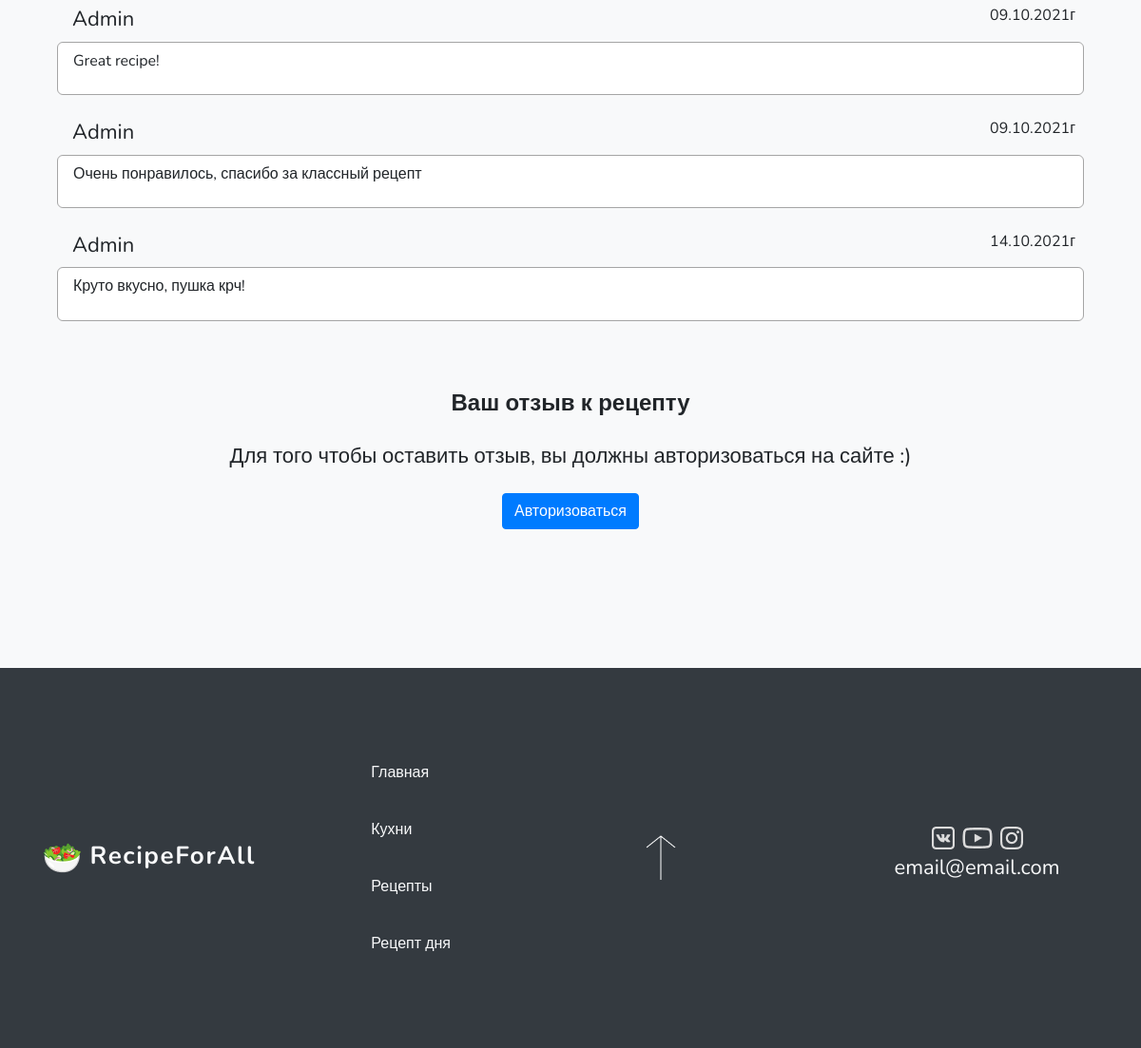
The app's page /recipe/1 (lower part), older data.
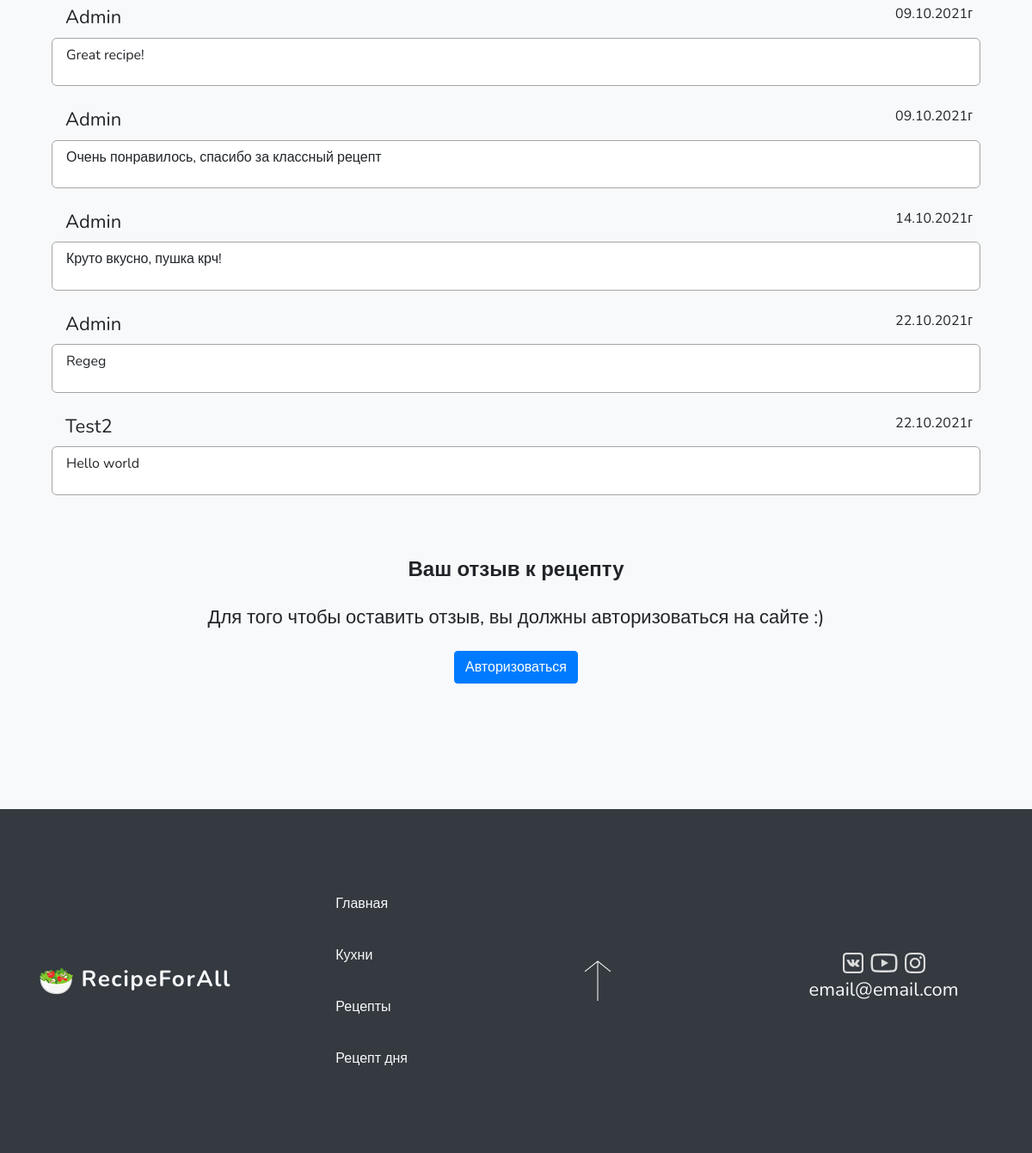
The same page, newer data.
### recept/models.py (models this page shows, shortened)
class Comment(models.Model):
    recipe = models.ForeignKey(Recipe, on_delete=models.CASCADE, verbose_name='Рецепт')
    user = models.ForeignKey(User, on_delete=models.CASCADE, verbose_name='Пользователь')
    text = models.TextField(blank=False, verbose_name='Комментарий')
    time = models.DateTimeField(auto_now_add=True, verbose_name='Время создания')
    class Meta:
        verbose_name = 'Отзыв'
        verbose_name_plural = 'Отзывы'

### recept/views.py (the view, shortened to what this page needs)
# urls.py: path('recipe/<slug:slug>', RecipeView.as_view(), name='recipe'),
class RecipeView(View):
    def get(self, request, slug):
        if slug != 'all':
            form = CommentForm(request.POST or None)
            categorys = Category.objects.all()
            kitchens = Kitchen.objects.all()
            stages = Stage.objects.filter(recipe=slug)
            recipeOfDay = Recipe.objects.first()
            recipe = Recipe.objects.get(id=slug)
            comments = Comment.objects.filter(recipe=slug)
            ingredients = Ingredient.objects.filter(recipe=slug)
            context = {
                'form': form, "categorys": categorys, "kitchens": kitchens, "comments": comments,
                "ingredients": ingredients, "stages": stages, "recipe": recipe, "recipeOfDay": recipeOfDay
            }
            return render(request, 'recept/recipe.html', context)

### recept/models.py (called while the page is built)
    def __str__(self):
        return self.nameCategory

### recept/templates/recept/recipe.html (shortened to what this page needs)
{% extends "recept/index.html" %}
{% load static %}
{% load crispy_forms_tags %}
{% block five %}
    <div class="razdel bg-light">
        <div class="container">
            {% if comments %}
                {% for comment in comments %}
                    <div class="col-md-12 my-4">
                        <div class="row">
                            <div class="col-md-6">
                                <h4 class="mb-0 pl-3">{{ comment.user|capfirst }}</h4>
                            </div>
                            <div class="col-md-6 text-right pr-4">
                                <p>{{ comment.time|date:"d.m.Yг" }}</p>
                            </div>
                        </div>
                        <div class="col-md-12 comment">
                            <div class="">
                                <p>{{ comment.text|capfirst }}</p>
                            </div>
                        </div>
                    </div>
                {% endfor %}
            {% else %}
                <div class="col-md-12">
                    <h4>Отзывов пока что нет</h4>
                </div>
            {% endif %}
            <h3 class="text-center mt-6 mb-4">Ваш отзыв к рецепту</h2>
            {% if request.user.is_authenticated %}
                <form  action="{% url 'recipe' recipe.id %}" method="post">
                    {% csrf_token %}
                    {{ form|crispy }}
                    <div class="text-right">
                        <button type="submit" class="btn btn-success">Отправить</button>
                    </div>
                </form>
            {% else %}
                <div class="text-center">
                    <h4>Для того чтобы оставить отзыв, вы должны авторизоваться на сайте :)</h4>
                    <a href="{% url 'sign_in' %}" class="btn btn-primary my-3">Авторизоваться</a>
                </div>
            {% endif %}
        </div>
    </div>
{% endblock %}

Row changes from the older to the newer data that the page shows:
added Comment: user "Admin", time "22.10.2021г", text "Regeg"
added Comment: user "Test2", time "22.10.2021г", text "Hello world"
